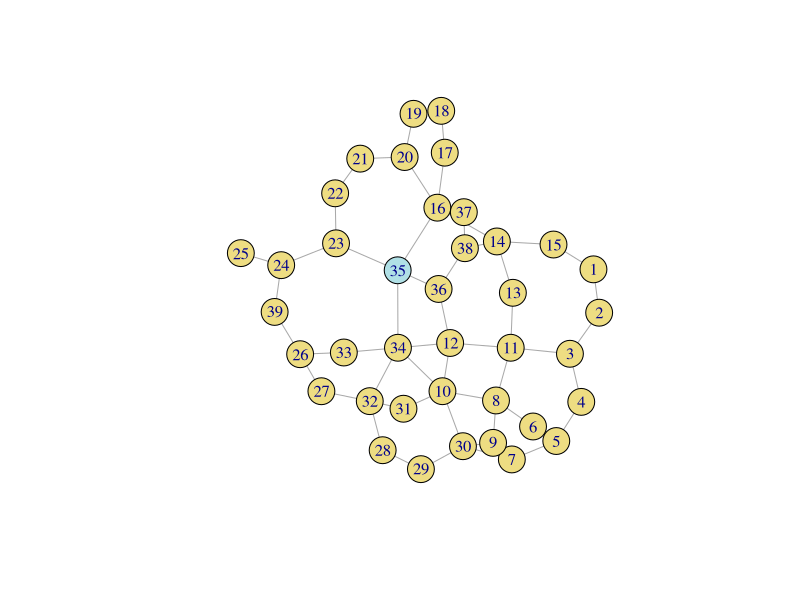

Source code (R):
## ---- chunk 1
library(expm)
library(pracma)
library(igraph)
## ---- chunk 2
A <- rbind(
  c(0,1,0,0,0,0,0,0,0,0 ,0 ,0 ,0 ,0 ,1 ,0 ,0 ,0 ,0 ,0 ,0 ,0 ,0 ,0 ,0 ,0 ,0 ,0 ,0 ,0 ,0 ,0 ,0 ,0 ,0 ,0 ,0 ,0 ,0 ),
  c(1,0,1,0,0,0,0,0,0,0 ,0 ,0 ,0 ,0 ,0 ,0 ,0 ,0 ,0 ,0 ,0 ,0 ,0 ,0 ,0 ,0 ,0 ,0 ,0 ,0 ,0 ,0 ,0 ,0 ,0 ,0 ,0 ,0 ,0 ),
  c(0,1,0,1,0,0,0,0,0,0 ,1 ,0 ,0 ,0 ,0 ,0 ,0 ,0 ,0 ,0 ,0 ,0 ,0 ,0 ,0 ,0 ,0 ,0 ,0 ,0 ,0 ,0 ,0 ,0 ,0 ,0 ,0 ,0 ,0 ),
  c(0,0,1,0,1,0,0,0,0,0 ,0 ,0 ,0 ,0 ,0 ,0 ,0 ,0 ,0 ,0 ,0 ,0 ,0 ,0 ,0 ,0 ,0 ,0 ,0 ,0 ,0 ,0 ,0 ,0 ,0 ,0 ,0 ,0 ,0 ),
  c(0,0,0,1,0,1,1,0,0,0 ,0 ,0 ,0 ,0 ,0 ,0 ,0 ,0 ,0 ,0 ,0 ,0 ,0 ,0 ,0 ,0 ,0 ,0 ,0 ,0 ,0 ,0 ,0 ,0 ,0 ,0 ,0 ,0 ,0 ),
  c(0,0,0,0,1,0,0,1,0,0 ,0 ,0 ,0 ,0 ,0 ,0 ,0 ,0 ,0 ,0 ,0 ,0 ,0 ,0 ,0 ,0 ,0 ,0 ,0 ,0 ,0 ,0 ,0 ,0 ,0 ,0 ,0 ,0 ,0 ),
  c(0,0,0,0,1,0,0,0,1,0 ,0 ,0 ,0 ,0 ,0 ,0 ,0 ,0 ,0 ,0 ,0 ,0 ,0 ,0 ,0 ,0 ,0 ,0 ,0 ,1 ,0 ,0 ,0 ,0 ,0 ,0 ,0 ,0 ,0 ),
  c(0,0,0,0,0,1,0,0,1,1 ,1 ,0 ,0 ,0 ,0 ,0 ,0 ,0 ,0 ,0 ,0 ,0 ,0 ,0 ,0 ,0 ,0 ,0 ,0 ,0 ,0 ,0 ,0 ,0 ,0 ,0 ,0 ,0 ,0 ),
  c(0,0,0,0,0,0,1,1,0,0 ,0 ,0 ,0 ,0 ,0 ,0 ,0 ,0 ,0 ,0 ,0 ,0 ,0 ,0 ,0 ,0 ,0 ,0 ,0 ,1 ,0 ,0 ,0 ,0 ,0 ,0 ,0 ,0 ,0 ),
  c(0,0,0,0,0,0,0,1,0,0 ,0 ,1 ,0 ,0 ,0 ,0 ,0 ,0 ,0 ,0 ,0 ,0 ,0 ,0 ,0 ,0 ,0 ,0 ,0 ,1 ,1 ,0 ,0 ,1 ,0 ,0 ,0 ,0 ,0 ),
  c(0,0,1,0,0,0,0,1,0,0 ,0 ,1 ,1 ,0 ,0 ,0 ,0 ,0 ,0 ,0 ,0 ,0 ,0 ,0 ,0 ,0 ,0 ,0 ,0 ,0 ,0 ,0 ,0 ,0 ,0 ,0 ,0 ,0 ,0 ),
  c(0,0,0,0,0,0,0,0,0,1 ,1 ,0 ,0 ,0 ,0 ,0 ,0 ,0 ,0 ,0 ,0 ,0 ,0 ,0 ,0 ,0 ,0 ,0 ,0 ,0 ,0 ,0 ,0 ,1 ,0 ,1 ,0 ,0 ,0 ),
  c(0,0,0,0,0,0,0,0,0,0 ,1 ,0 ,0 ,1 ,0 ,0 ,0 ,0 ,0 ,0 ,0 ,0 ,0 ,0 ,0 ,0 ,0 ,0 ,0 ,0 ,0 ,0 ,0 ,0 ,0 ,0 ,0 ,0 ,0 ),
  c(0,0,0,0,0,0,0,0,0,0 ,0 ,0 ,1 ,0 ,1 ,1 ,0 ,0 ,0 ,0 ,0 ,0 ,0 ,0 ,0 ,0 ,0 ,0 ,0 ,0 ,0 ,0 ,0 ,0 ,0 ,0 ,0 ,1 ,0 ),
  c(1,0,0,0,0,0,0,0,0,0 ,0 ,0 ,0 ,1 ,0 ,0 ,0 ,0 ,0 ,0 ,0 ,0 ,0 ,0 ,0 ,0 ,0 ,0 ,0 ,0 ,0 ,0 ,0 ,0 ,0 ,0 ,0 ,0 ,0 ),
  c(0,0,0,0,0,0,0,0,0,0 ,0 ,0 ,0 ,1 ,0 ,0 ,1 ,0 ,0 ,1 ,0 ,0 ,0 ,0 ,0 ,0 ,0 ,0 ,0 ,0 ,0 ,0 ,0 ,0 ,1 ,0 ,1 ,0 ,0 ),
  c(0,0,0,0,0,0,0,0,0,0 ,0 ,0 ,0 ,0 ,0 ,1 ,0 ,1 ,0 ,0 ,0 ,0 ,0 ,0 ,0 ,0 ,0 ,0 ,0 ,0 ,0 ,0 ,0 ,0 ,0 ,0 ,0 ,0 ,0 ),
  c(0,0,0,0,0,0,0,0,0,0 ,0 ,0 ,0 ,0 ,0 ,0 ,1 ,0 ,1 ,0 ,0 ,0 ,0 ,0 ,0 ,0 ,0 ,0 ,0 ,0 ,0 ,0 ,0 ,0 ,0 ,0 ,0 ,0 ,0 ),
  c(0,0,0,0,0,0,0,0,0,0 ,0 ,0 ,0 ,0 ,0 ,0 ,0 ,1 ,0 ,1 ,0 ,0 ,0 ,0 ,0 ,0 ,0 ,0 ,0 ,0 ,0 ,0 ,0 ,0 ,0 ,0 ,0 ,0 ,0 ),
  c(0,0,0,0,0,0,0,0,0,0 ,0 ,0 ,0 ,0 ,0 ,1 ,0 ,0 ,1 ,0 ,1 ,0 ,0 ,0 ,0 ,0 ,0 ,0 ,0 ,0 ,0 ,0 ,0 ,0 ,0 ,0 ,0 ,0 ,0 ),
  c(0,0,0,0,0,0,0,0,0,0 ,0 ,0 ,0 ,0 ,0 ,0 ,0 ,0 ,0 ,1 ,0 ,1 ,0 ,0 ,0 ,0 ,0 ,0 ,0 ,0 ,0 ,0 ,0 ,0 ,0 ,0 ,0 ,0 ,0 ),
  c(0,0,0,0,0,0,0,0,0,0 ,0 ,0 ,0 ,0 ,0 ,0 ,0 ,0 ,0 ,0 ,1 ,0 ,1 ,0 ,0 ,0 ,0 ,0 ,0 ,0 ,0 ,0 ,0 ,0 ,0 ,0 ,0 ,0 ,0 ),
  c(0,0,0,0,0,0,0,0,0,0 ,0 ,0 ,0 ,0 ,0 ,0 ,0 ,0 ,0 ,0 ,0 ,1 ,0 ,1 ,0 ,0 ,0 ,0 ,0 ,0 ,0 ,0 ,0 ,0 ,1 ,0 ,0 ,0 ,0 ),
  c(0,0,0,0,0,0,0,0,0,0 ,0 ,0 ,0 ,0 ,0 ,0 ,0 ,0 ,0 ,0 ,0 ,0 ,1 ,0 ,1 ,0 ,0 ,0 ,0 ,0 ,0 ,0 ,0 ,0 ,0 ,0 ,0 ,0 ,1 ),
  c(0,0,0,0,0,0,0,0,0,0 ,0 ,0 ,0 ,0 ,0 ,0 ,0 ,0 ,0 ,0 ,0 ,0 ,0 ,1 ,0 ,0 ,0 ,0 ,0 ,0 ,0 ,0 ,0 ,0 ,0 ,0 ,0 ,0 ,0 ),
  c(0,0,0,0,0,0,0,0,0,0 ,0 ,0 ,0 ,0 ,0 ,0 ,0 ,0 ,0 ,0 ,0 ,0 ,0 ,0 ,0 ,0 ,1 ,0 ,0 ,0 ,0 ,0 ,1 ,0 ,0 ,0 ,0 ,0 ,1 ),
  c(0,0,0,0,0,0,0,0,0,0 ,0 ,0 ,0 ,0 ,0 ,0 ,0 ,0 ,0 ,0 ,0 ,0 ,0 ,0 ,0 ,1 ,0 ,0 ,0 ,0 ,0 ,1 ,0 ,0 ,0 ,0 ,0 ,0 ,0 ),
  c(0,0,0,0,0,0,0,0,0,0 ,0 ,0 ,0 ,0 ,0 ,0 ,0 ,0 ,0 ,0 ,0 ,0 ,0 ,0 ,0 ,0 ,0 ,0 ,1 ,0 ,0 ,1 ,0 ,0 ,0 ,0 ,0 ,0 ,0 ),
  c(0,0,0,0,0,0,0,0,0,0 ,0 ,0 ,0 ,0 ,0 ,0 ,0 ,0 ,0 ,0 ,0 ,0 ,0 ,0 ,0 ,0 ,0 ,1 ,0 ,1 ,0 ,0 ,0 ,0 ,0 ,0 ,0 ,0 ,0 ),
  c(0,0,0,0,0,0,1,0,1,1 ,0 ,0 ,0 ,0 ,0 ,0 ,0 ,0 ,0 ,0 ,0 ,0 ,0 ,0 ,0 ,0 ,0 ,0 ,1 ,0 ,0 ,0 ,0 ,0 ,0 ,0 ,0 ,0 ,0 ),
  c(0,0,0,0,0,0,0,0,0,1 ,0 ,0 ,0 ,0 ,0 ,0 ,0 ,0 ,0 ,0 ,0 ,0 ,0 ,0 ,0 ,0 ,0 ,0 ,0 ,0 ,0 ,1 ,0 ,0 ,0 ,0 ,0 ,0 ,0 ),
  c(0,0,0,0,0,0,0,0,0,0 ,0 ,0 ,0 ,0 ,0 ,0 ,0 ,0 ,0 ,0 ,0 ,0 ,0 ,0 ,0 ,0 ,1 ,1 ,0 ,0 ,1 ,0 ,0 ,1 ,0 ,0 ,0 ,0 ,0 ),
  c(0,0,0,0,0,0,0,0,0,0 ,0 ,0 ,0 ,0 ,0 ,0 ,0 ,0 ,0 ,0 ,0 ,0 ,0 ,0 ,0 ,1 ,0 ,0 ,0 ,0 ,0 ,0 ,0 ,1 ,0 ,0 ,0 ,0 ,0 ),
  c(0,0,0,0,0,0,0,0,0,1 ,0 ,1 ,0 ,0 ,0 ,0 ,0 ,0 ,0 ,0 ,0 ,0 ,0 ,0 ,0 ,0 ,0 ,0 ,0 ,0 ,0 ,1 ,1 ,0 ,1 ,0 ,0 ,0 ,0 ),
  c(0,0,0,0,0,0,0,0,0,0 ,0 ,0 ,0 ,0 ,0 ,1 ,0 ,0 ,0 ,0 ,0 ,0 ,1 ,0 ,0 ,0 ,0 ,0 ,0 ,0 ,0 ,0 ,0 ,1 ,0 ,1 ,0 ,0 ,0 ),
  c(0,0,0,0,0,0,0,0,0,0 ,0 ,1 ,0 ,0 ,0 ,0 ,0 ,0 ,0 ,0 ,0 ,0 ,0 ,0 ,0 ,0 ,0 ,0 ,0 ,0 ,0 ,0 ,0 ,0 ,1 ,0 ,0 ,1 ,0 ),
  c(0,0,0,0,0,0,0,0,0,0 ,0 ,0 ,0 ,0 ,0 ,1 ,0 ,0 ,0 ,0 ,0 ,0 ,0 ,0 ,0 ,0 ,0 ,0 ,0 ,0 ,0 ,0 ,0 ,0 ,0 ,0 ,0 ,1 ,0 ),
  c(0,0,0,0,0,0,0,0,0,0 ,0 ,0 ,0 ,1 ,0 ,0 ,0 ,0 ,0 ,0 ,0 ,0 ,0 ,0 ,0 ,0 ,0 ,0 ,0 ,0 ,0 ,0 ,0 ,0 ,0 ,1 ,1 ,0 ,0 ),
  c(0,0,0,0,0,0,0,0,0,0 ,0 ,0 ,0 ,0 ,0 ,0 ,0 ,0 ,0 ,0 ,0 ,0 ,0 ,1 ,0 ,1 ,0 ,0 ,0 ,0 ,0 ,0 ,0 ,0 ,0 ,0 ,0 ,0 ,0 ))
G <- graph.adjacency(A,mode="undirected")
V(G)[c(1:34,36:length(V(G)))] $color <- "lightgoldenrod"
V(G)[35]$color <- "powderblue"
plot(G)
